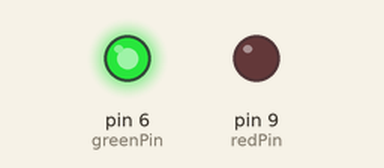
Bench run of a sketch on a simulated Arduino Uno, built with avr-gcc and run on an emulated ATmega328P. On the bench: output pins drawn as LEDs (lit = HIGH).

Above: at 0.2 s.
At 3.2 s:
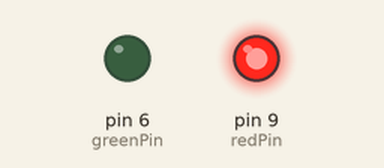
At 6.7 s:
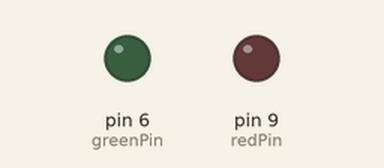
Timing chart, 0 to 7.8 s (numbered marks = the images above):
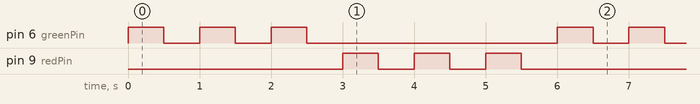

The sketch:

Lesson15.ino
```cpp
// Lesson 15: Understanding for loops
int greenPin = 6;
int redPin = 9;
int greenTime = 500;
int redTime = 500;
int i=0;
void setup() {
  pinMode(greenPin, OUTPUT);
  pinMode(redPin, OUTPUT);
  Serial.begin(9600);
}

void loop() {
  for (i=0; i<3; i++){
  digitalWrite(greenPin, HIGH);
  delay(greenTime);
  digitalWrite(greenPin, LOW);
  delay(greenTime);
  }

  for (i=0; i<3; i++){
  digitalWrite(redPin, HIGH);
  delay(redTime);
  digitalWrite(redPin, LOW);
  delay(redTime);
  }

}
```

Measured:
- by itself, pin 6 (greenPin), pin 9 (redPin): repeats every 6.0 s: 2 × (LOW 0.50 s, HIGH 0.50 s), LOW 3.5 s, HIGH 0.50 s
- by itself, everything shown: repeats every 6.0 s, in 12 steps
